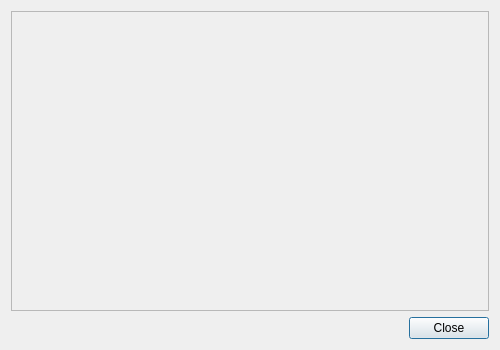
<?xml version="1.0" encoding="UTF-8"?>
<ui version="4.0">
 <class>CAudioAdvancedDistributedDialog</class>
 <widget class="QDialog" name="CAudioAdvancedDistributedDialog">
  <property name="geometry">
   <rect>
    <x>0</x>
    <y>0</y>
    <width>500</width>
    <height>350</height>
   </rect>
  </property>
  <property name="minimumSize">
   <size>
    <width>500</width>
    <height>350</height>
   </size>
  </property>
  <property name="windowTitle">
   <string>Advanced and sitributed audio setup</string>
  </property>
  <layout class="QVBoxLayout" name="vl_CAudioAdvancedDistributedComponent">
   <item>
    <widget class="BlackGui::Components::CAudioAdvancedDistributedComponent" name="comp_AudioAdvancedDistributed">
     <property name="frameShape">
      <enum>QFrame::StyledPanel</enum>
     </property>
     <property name="frameShadow">
      <enum>QFrame::Raised</enum>
     </property>
    </widget>
   </item>
   <item>
    <widget class="QDialogButtonBox" name="bb_AudioAdvancedDistributedDialog">
     <property name="orientation">
      <enum>Qt::Horizontal</enum>
     </property>
     <property name="standardButtons">
      <set>QDialogButtonBox::Close</set>
     </property>
    </widget>
   </item>
  </layout>
 </widget>
 <customwidgets>
  <customwidget>
   <class>BlackGui::Components::CAudioAdvancedDistributedComponent</class>
   <extends>QFrame</extends>
   <header>blackgui/components/audioadvanceddistributedcomponent.h</header>
   <container>1</container>
  </customwidget>
 </customwidgets>
 <resources/>
 <connections>
  <connection>
   <sender>bb_AudioAdvancedDistributedDialog</sender>
   <signal>accepted()</signal>
   <receiver>CAudioAdvancedDistributedDialog</receiver>
   <slot>accept()</slot>
   <hints>
    <hint type="sourcelabel">
     <x>248</x>
     <y>254</y>
    </hint>
    <hint type="destinationlabel">
     <x>157</x>
     <y>274</y>
    </hint>
   </hints>
  </connection>
  <connection>
   <sender>bb_AudioAdvancedDistributedDialog</sender>
   <signal>rejected()</signal>
   <receiver>CAudioAdvancedDistributedDialog</receiver>
   <slot>reject()</slot>
   <hints>
    <hint type="sourcelabel">
     <x>316</x>
     <y>260</y>
    </hint>
    <hint type="destinationlabel">
     <x>286</x>
     <y>274</y>
    </hint>
   </hints>
  </connection>
 </connections>
</ui>
